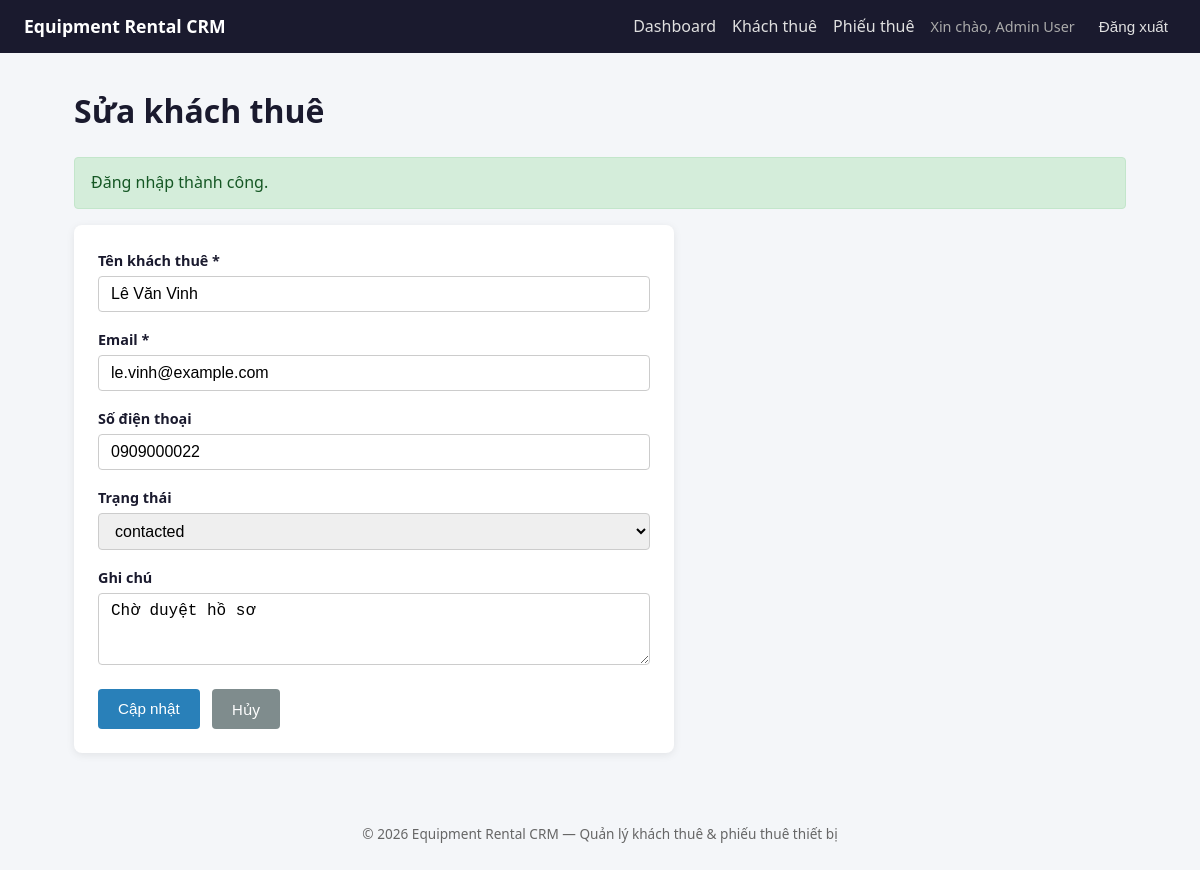
Page /renters/edit?id=22 (signed in) on the committed database.
### tables this page shows
CREATE TABLE renters (
    id INT AUTO_INCREMENT PRIMARY KEY,
    name VARCHAR(100) NOT NULL,
    email VARCHAR(150) NOT NULL,
    phone VARCHAR(30),
    status ENUM('new', 'contacted', 'approved', 'inactive') NOT NULL DEFAULT 'new',
    note TEXT,
    created_at DATETIME NOT NULL DEFAULT CURRENT_TIMESTAMP,
    updated_at DATETIME NULL,
    UNIQUE KEY unique_renter_email (email),
    INDEX idx_renters_created_at (created_at),
    INDEX idx_renters_status_created_at (status, created_at)
);

### app/Core/helpers.php (called while the page is built, shortened)
<?php
function e(string $value): string
{
    return htmlspecialchars($value, ENT_QUOTES, 'UTF-8');
}
function render(string $view, array $data = [], string $layout = 'layouts/main'): void
{
    extract($data);
    require __DIR__ . '/../Views/' . $view . '.php';
}

### app/Controllers/RenterController.php (called while the page is built, shortened)
<?php
class RenterController
{
    public function edit(): void
    {
        $id = (int) ($_GET['id'] ?? 0);
        $renter = $this->repo->findById($id);
        render('renters/edit', [
            'title' => 'Sửa khách thuê',
            'renter' => $renter,
            'errors' => [],
            'statuses' => $this->service->getStatuses(),
        ]);
    }
}

### app/Core/Router.php (called while the page is built, shortened)
<?php
class Router
{
    private array $routes = ['GET' => [], 'POST' => []];
    public function get(string $path, array $handler): void
    {
        $this->routes['GET'][$path] = $handler;
    }
    public function post(string $path, array $handler): void
    {
        $this->routes['POST'][$path] = $handler;
    }
    public function dispatch(string $method, string $path, array $container): void
    {
        [$class, $action] = $this->routes[$method][$path];
        $container[$class]->$action();
    }
}

### public/index.php (called while the page is built, shortened)
<?php
$basePath = dirname(__DIR__);
require_once $basePath . '/app/Core/Router.php';
require_once $basePath . '/app/Core/helpers.php';
try {
    $dbConfig = require $basePath . '/config/database.php';
    $pdo = Database::connect($dbConfig);
} catch (Throwable $e) {
    log_error('Database connection failed: ' . $e->getMessage());
    http_response_code(500);
    if (app_config('debug', false)) {
        echo '<h1>Database Connection Error</h1>';
        echo '<p>' . e($e->getMessage()) . '</p>';
    } else {
        echo '<h1>Database Connection Error</h1>';
        echo '<p>Không thể kết nối cơ sở dữ liệu. Vui lòng kiểm tra cấu hình.</p>';
    }
    exit;
}
$userRepository = new UserRepository($pdo);
$renterRepository = new RenterRepository($pdo);
$rentalRepository = new RentalRepository($pdo);
$authService = new AuthService($userRepository);
$renterService = new RenterService($renterRepository);
$rentalService = new RentalService($rentalRepository);
$publicRenterService = new PublicRenterService($renterRepository);
$container = [
    HomeController::class => new HomeController(),
    AuthController::class => new AuthController($authService),
    DashboardController::class => new DashboardController($renterRepository, $rentalService),
    PublicRenterController::class => new PublicRenterController($publicRenterService),
    RenterController::class => new RenterController($renterService, $renterRepository),
    RentalController::class => new RentalController($rentalService, $rentalRepository),
    HealthController::class => new HealthController($pdo),
];
$router = new Router();
$router->get('/', [HomeController::class, 'index']);
$router->get('/login', [AuthController::class, 'login']);
$router->post('/login', [AuthController::class, 'handleLogin']);
$router->post('/logout', [AuthController::class, 'logout']);
$router->get('/dashboard', [DashboardController::class, 'index']);
$router->get('/public-renters/create', [PublicRenterController::class, 'create']);
$router->post('/public-renters', [PublicRenterController::class, 'store']);
$router->get('/renters', [RenterController::class, 'index']);
$router->get('/renters/create', [RenterController::class, 'create']);
$router->post('/renters/store', [RenterController::class, 'store']);
$router->get('/renters/edit', [RenterController::class, 'edit']);
$router->post('/renters/update', [RenterController::class, 'update']);
$router->post('/renters/delete', [RenterController::class, 'delete']);
$router->get('/rentals', [RentalController::class, 'index']);
$router->get('/rentals/create', [RentalController::class, 'create']);
$router->post('/rentals/store', [RentalController::class, 'store']);
$router->get('/rentals/edit', [RentalController::class, 'edit']);
$router->post('/rentals/update', [RentalController::class, 'update']);
$router->post('/rentals/delete', [RentalController::class, 'delete']);
$router->get('/health', [HealthController::class, 'index']);
$method = $_SERVER['REQUEST_METHOD'] ?? 'GET';
$path = parse_url($_SERVER['REQUEST_URI'] ?? '/', PHP_URL_PATH) ?: '/';
$router->dispatch($method, $path, $container);

### app/Repositories/RenterRepository.php (called while the page is built, shortened)
<?php
class RenterRepository
{
    public function findById(int $id): ?array
    {
        $stmt = $this->db->prepare('SELECT * FROM renters WHERE id = :id LIMIT 1');
        $stmt->execute(['id' => $id]);
        $renter = $stmt->fetch();
        return $renter ?: null;
    }
}

### app/Views/renters/edit.php (the view, shortened to what this page needs)
<h1><?= e($title) ?></h1>
<form method="POST" action="/renters/update" class="form-card">
    <div class="form-group">
        <label for="name">Tên khách thuê *</label>
        <input type="text" id="name" name="name" value="<?= e($renter['name'] ?? '') ?>">
    </div>
    <div class="form-group">
        <label for="email">Email *</label>
        <input type="email" id="email" name="email" value="<?= e($renter['email'] ?? '') ?>">
    </div>
    <div class="form-group">
        <label for="phone">Số điện thoại</label>
        <input type="text" id="phone" name="phone" value="<?= e($renter['phone'] ?? '') ?>">
    </div>
    <div class="form-group">
        <label for="status">Trạng thái</label>
        <select id="status" name="status">
            <?php foreach ($statuses as $status): ?>
                <option value="<?= e($status) ?>" <?= (($renter['status'] ?? '') === $status) ? 'selected' : '' ?>>
                    <?= e($status) ?>
                </option>
            <?php endforeach; ?>
        </select>
    </div>
    <div class="form-group">
        <label for="note">Ghi chú</label>
        <textarea id="note" name="note" rows="3"><?= e($renter['note'] ?? '') ?></textarea>
    </div>
    <div class="form-actions">
        <button type="submit" class="btn btn-primary">Cập nhật</button>
        <a href="/renters" class="btn btn-secondary">Hủy</a>
    </div>
</form>

### public/assets/style.css (style rules this page uses)
*, *::before, *::after { box-sizing: border-box; }
body { margin: 0; font-family: 'Segoe UI', Tahoma, Geneva, Verdana, sans-serif; background: #f4f6f9; color: #1a1a2e; line-height: 1.6; }
h1 { margin-top: 0; color: #1a1a2e; }
.card, .form-card, .stat-card { background: #fff; border-radius: 8px; padding: 1.5rem; box-shadow: 0 2px 8px rgba(0, 0, 0, 0.08); }
.form-card { max-width: 600px; }
.form-group { margin-bottom: 1rem; }
.form-group label { display: block; margin-bottom: 0.25rem; font-weight: 600; font-size: 0.9rem; }
.form-group input, .form-group select, .form-group textarea { width: 100%; padding: 0.5rem 0.75rem; border: 1px solid #ccc; border-radius: 4px; font-size: 1rem; }
.btn { display: inline-block; padding: 0.5rem 1.25rem; border: none; border-radius: 4px; cursor: pointer; font-size: 0.95rem; text-decoration: none; text-align: center; }
.btn-primary { background: #2980b9; color: #fff; }
.btn-secondary { background: #7f8c8d; color: #fff; }
.form-actions { display: flex; gap: 0.75rem; margin-top: 1rem; }

### rows in the picture
renters: name "Lê Văn Vinh", email "le.vinh@example.com", phone "0909000022", note "Chờ duyệt hồ sơ"

### other values in the picture
$_SESSION['user_name'] "Admin User"
$title "Sửa khách thuê"
$success "Đăng nhập thành công."
form field status "contacted"
